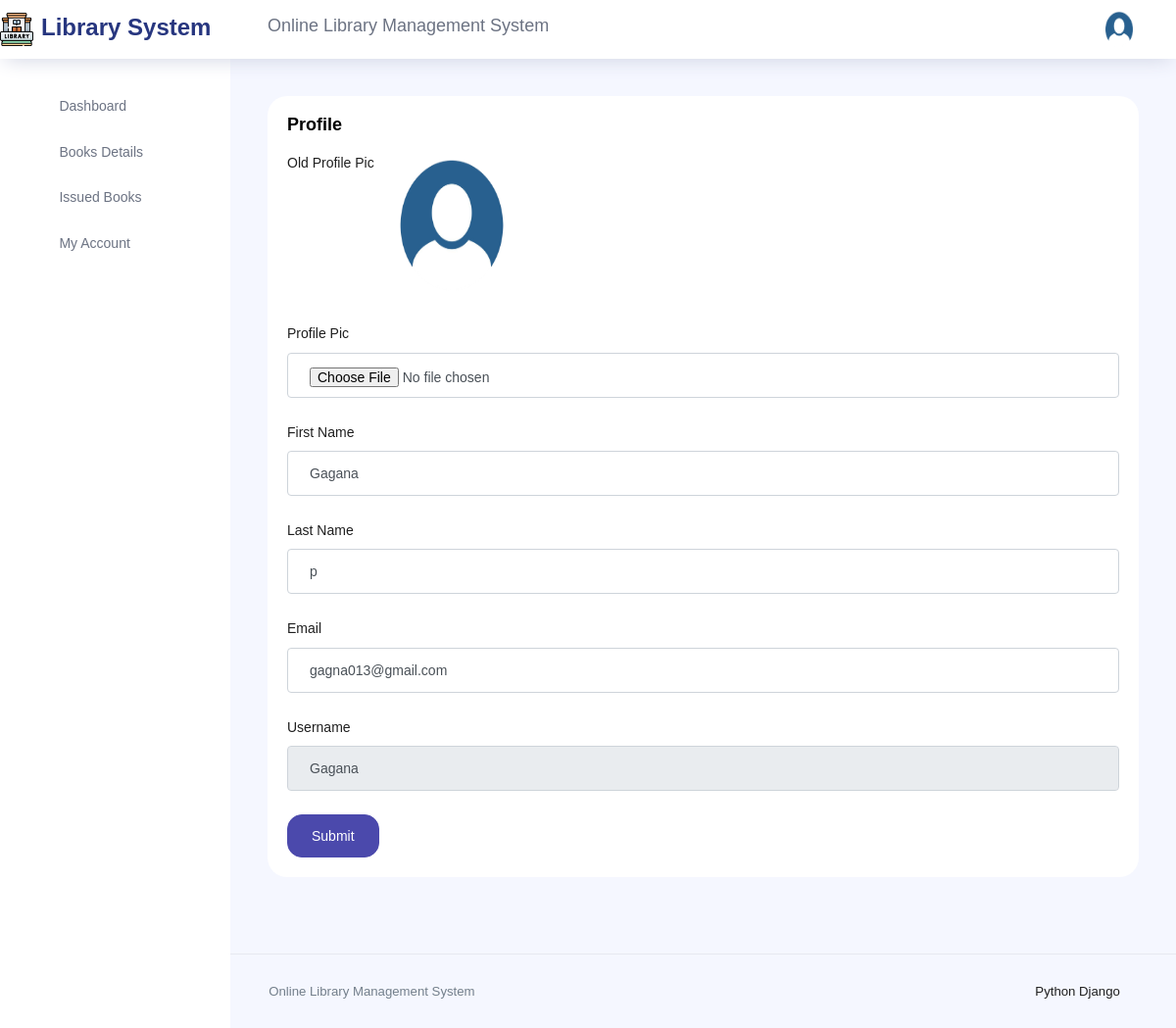
The page /AdminProfile (signed in) on the database its author committed.
### olmsapp/models.py (models this page shows)
class CustomUser(AbstractUser):
    USER = (
        (1, 'admin'),
        (2, 'students'),
    )
    user_type = models.IntegerField(choices=USER, default=1)  # Changed to IntegerField
    profile_pic = models.ImageField(upload_to='media/profile_pic', blank=True, null=True)  # Optional field for profile pic

### olms/views.py (the view)
# urls.py: path('AdminProfile', views.ADMIN_PROFILE, name='admin_profile'),
@login_required(login_url = '/')
def ADMIN_PROFILE(request):
    user = CustomUser.objects.get(id = request.user.id)
    context = {
        "user":user,
    }
    return render(request,'profile.html',context)

### templates/profile.html (shortened to what this page needs)
{% extends 'base.html' %}
{% block content %}
  <div class="row">
            <div class="col-12 grid-margin stretch-card">
              <div class="card">
                <div class="card-body">
                  <h4 class="card-title">Profile</h4>
                  <form class="forms-sample" method="POST" action="{% url 'admin_profile_update' %}" enctype="multipart/form-data">
                    <div class="form-group">
                      <label for="exampleInputName1">Old Profile Pic</label>
                      <img src="{{user.profile_pic}}" height="150" width="150">
                    </div>
                    <div class="form-group">
                      <label for="exampleInputEmail3">Profile Pic</label>
                      <input type="file" class="form-control" name="profile_pic">
                    </div>
                    <div class="form-group">
                      <label for="exampleInputPassword4">First Name</label>
                      <input type="text" class="form-control" name="first_name" value="{{user.first_name}}">
                    </div>
                    <div class="form-group">
                      <label for="exampleSelectGender">Last Name</label>
                      <input type="text" class="form-control" name="last_name" value="{{user.last_name}}">
                      </div>
                    <div class="form-group">
                      <label for="exampleInputCity1">Email</label>
                      <input type="email" class="form-control" name="email" value="{{user.email}}">
                    </div>
                    <div class="form-group">
                      <label for="exampleTextarea1">Username</label>
                      <input type="text" class="form-control" readonly="True" name="username" value="{{user.username}}">
                    </div>
                    <button type="submit" class="btn btn-primary mr-2">Submit</button>
                  </form>
                </div>
              </div>
            </div>
          </div>{% endblock %}

### templates/includes/header.html (shortened to what this page needs)
{% load static %}
<nav class="navbar col-lg-12 col-12 p-0 fixed-top d-flex flex-row">
    <div class="text-center navbar-brand-wrapper d-flex align-items-center justify-content-center">
      <a class="navbar-brand brand-logo mr-5" href="{% url 'dashboard' %}"><img src="{% static 'assets/images/8074804.png'%}" class="mr-2" alt="logo"/><strong>Library System</strong></a>
    </div>
    <div class="navbar-menu-wrapper d-flex align-items-center justify-content-end">
   <h4 style="text-align: center;">Online Library Management System</h4>
      <ul class="navbar-nav navbar-nav-right">
        <li class="nav-item nav-profile dropdown">
          <a class="nav-link dropdown-toggle" href="#" data-toggle="dropdown" id="profileDropdown">
            {% if user.profile_pic %}
             <img src="{{ user.profile_pic.url }}" alt="profile">
             {% else %}
             <img src="/static/images/default.png" alt="profile">
              {% endif %}
          </a>
        </li>
      </ul>
    </div>
  </nav>

### rows shown on the page
CustomUser: profile_pic (picture), first_name "Gagana", last_name "p", email "gagna013@gmail.com", username "Gagana"
